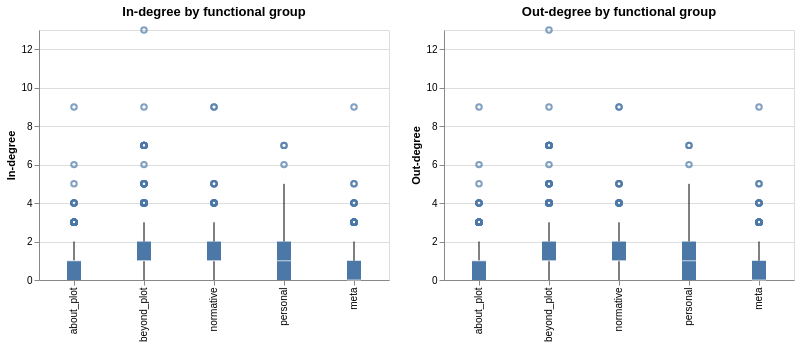

Write notebook code for a chart like this one.
### Code cell
chart_in = alt.Chart(nodes_df).mark_boxplot().encode(
    x=alt.X("group:N", sort=GROUPS, title=None),
    y=alt.Y("in_degree:Q", title="In-degree"),
).properties(title="In-degree by functional group", width=350, height=250)

chart_out = alt.Chart(nodes_df).mark_boxplot().encode(
    x=alt.X("group:N", sort=GROUPS, title=None),
    y=alt.Y("out_degree:Q", title="Out-degree"),
).properties(title="Out-degree by functional group", width=350, height=250)

chart_in | chart_out

### Figure 1 — Vega-Lite specification as saved in the notebook (floating-point values rounded to 4 significant figures; data arrays with more than 128 entries replaced by an {"elided": "..."} marker saying what was removed)
{"config": {"view": {"continuousWidth": 300, "continuousHeight": 300}}, "hconcat": [{"mark": {"type": "boxplot"}, "encoding": {"x": {"field": "group", "sort": ["about_plot", "beyond_plot", "normative", "personal", "meta"], "title": null, "type": "nominal"}, "y": {"field": "in_degree", "title": "In-degree", "type": "quantitative"}}, "height": 250, "title": "In-degree by functional group", "width": 350}, {"mark": {"type": "boxplot"}, "encoding": {"x": {"field": "group", "sort": ["about_plot", "beyond_plot", "normative", "personal", "meta"], "title": null, "type": "nominal"}, "y": {"field": "out_degree", "title": "Out-degree", "type": "quantitative"}}, "height": 250, "title": "Out-degree by functional group", "width": 350}], "data": {"name": "data-86f6e9a345d7ec4fd403bdc0a1732aaa"}, "$schema": "https://vega.github.io/schema/vega-lite/v6.1.0.json", "datasets": {"data-86f6e9a345d7ec4fd403bdc0a1732aaa": {"elided": "2707 records"}}}
